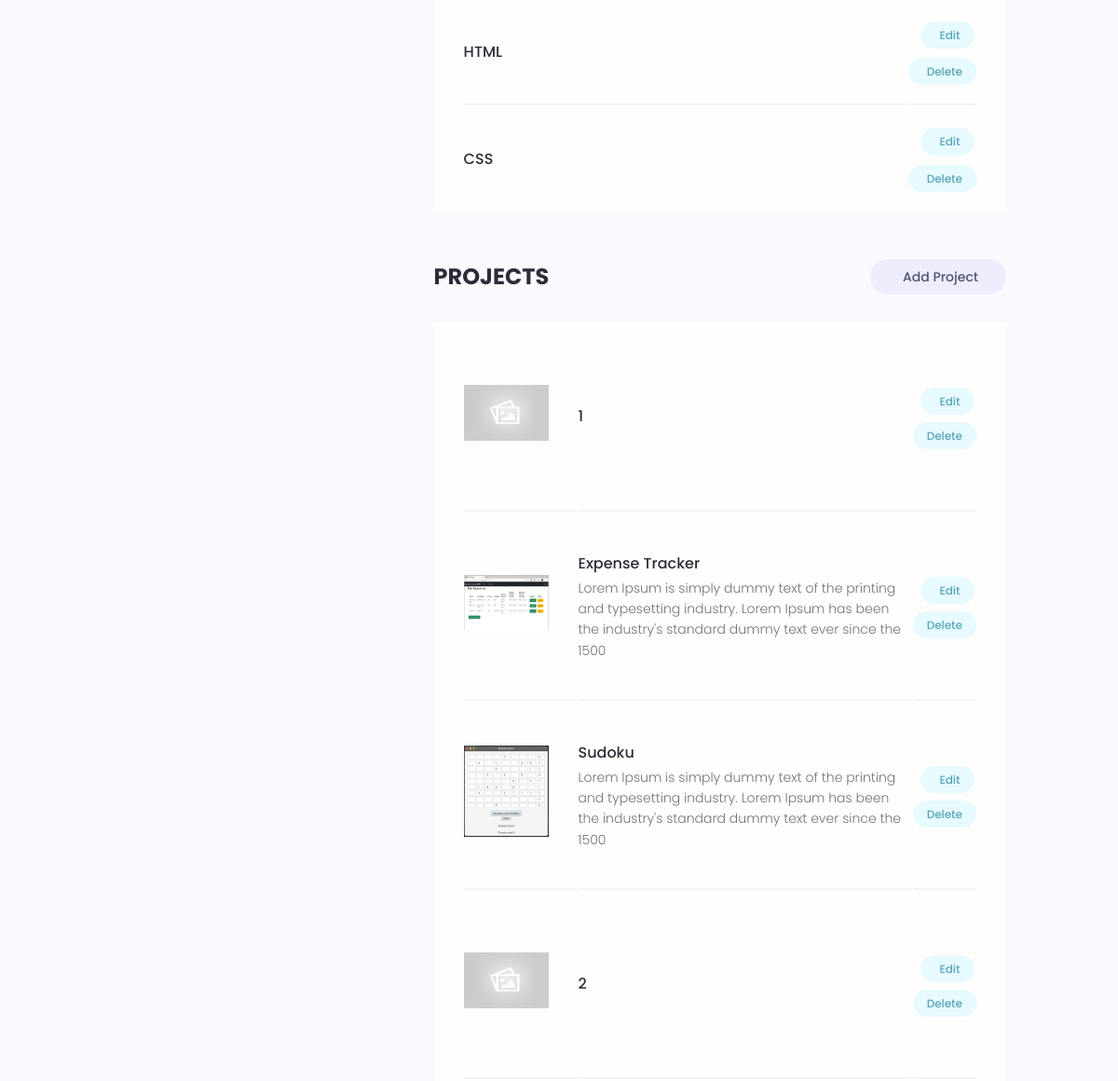
/account/ (signed in, middle part), run on an earlier commit of the app's database.
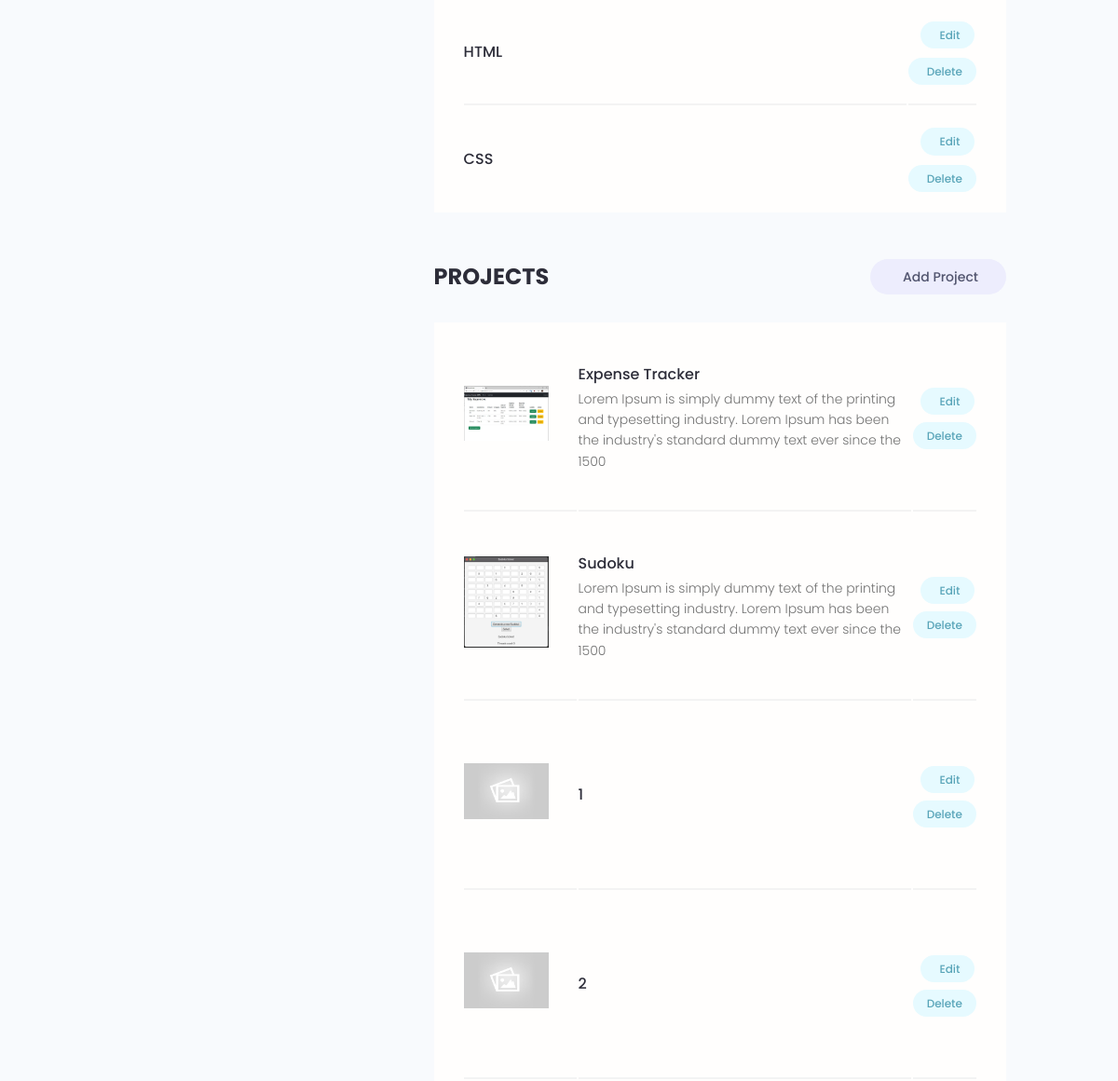
And on a later commit of the database.
### users/models.py (models this page shows, shortened)
class Skill(models.Model):
    owner = models.ForeignKey(Profile, on_delete=models.CASCADE, null=True, blank=True)
    name = models.CharField(max_length=200, null=True, blank=True)
    description = models.TextField(null=True, blank=True)
    created = models.DateTimeField(auto_now_add=True)
    id = models.UUIDField(default=uuid.uuid4, unique=True, primary_key=True, editable=False)

### projects/models.py (models this page shows, shortened)
class Project(models.Model):
    owner = models.ForeignKey(Profile, null=True, blank=True, on_delete=models.SET_NULL)
    title = models.CharField(max_length=200)
    description = models.TextField(null=True, blank=True)
    featured_image = models.ImageField(null=True, blank=True, default="default.jpg")
    demo_link = models.CharField(max_length=2000, null=True, blank=True)
    source_link = models.CharField(max_length=2000, null=True, blank=True)
    tags = models.ManyToManyField("Tag", blank=True)
    vote_total = models.IntegerField(default=0, null=True, blank=True)
    vote_ratio = models.IntegerField(default=0, null=True, blank=True)
    created = models.DateTimeField(auto_now_add=True)
    id = models.UUIDField(default=uuid.uuid4, unique=True, primary_key=True, editable=False)
    class Meta:
        ordering = ["-vote_ratio", "-vote_total"]

### users/views.py (the view)
# urls.py: path("account/", views.userAccount, name="account"),
@login_required(login_url="login")
def userAccount(request):
    profile = request.user.profile
    skills = profile.skill_set.all()
    projects = profile.project_set.all()
    context = {"profile" : profile, "skills" : skills, "projects" : projects}
    return render(request, "users/account.html", context)

### users/templates/users/account.html (shortened to what this page needs)
{% extends "main.html" %} {% block content %}
<main class="settingsPage profile my-md">
    <div class="container">
        <div class="layout">
            <div class="column column--1of3">
            </div>
            <div class="column column--2of3">
                <table class="settings__table">
                    {% for skill in skills %}
                    <tr>
                        <td class="settings__tableInfo">
                            <h4>{{skill.name}}</h4>
                        </td>
                        <td class="settings__tableActions">
                            <a class="tag tag--pill tag--main settings__btn" href="{% url 'update-skill' skill.id %}"> Edit</a>
                            <a class="tag tag--pill tag--main settings__btn" href="{% url 'delete-skill' skill.id %}?next=/account/"> Delete</a>
                        </td>
                    </tr>
                    {% endfor %}
                </table>
                <div class="settings">
                    <h3 class="settings__title">Projects</h3>
                    <a class="tag tag--pill tag--sub settings__btn tag--lg" href="{% url 'create-project' %}"> Add Project</a>
                </div>
                <table class="settings__table">
                    {% for project in projects %}
                    <tr>
                        <td class="settings__thumbnail">
                            <a href="{% url 'project' project.id %}"><img src={{project.featured_image.url}} alt="Project Thumbnail" /></a>
                        </td>
                        <td class="settings__tableInfo">
                            <a href="{% url 'project' project.id %}">{{project.title}}</a>
                            <p>{{project.description|slice:"150"}}</p>
                        </td>
                        <td class="settings__tableActions">
                            <a class="tag tag--pill tag--main settings__btn" href="{% url 'update-project' project.id %}"> Edit</a>
                            <a class="tag tag--pill tag--main settings__btn" href="{% url 'delete-project' project.id %}?next=/account/"></i> Delete</a>
                        </td>
                    </tr>
                    {% endfor %}
                </table>
            </div>
        </div>
    </div>
</main>
{% endblock content %}

What changed in the data, as far as the page shows it:
changed Project (number 3 of 4 on the later page): moves down the list
